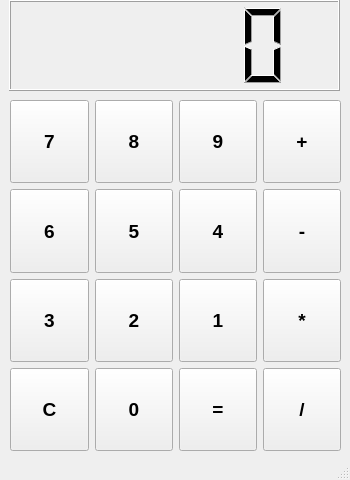
<?xml version="1.0" encoding="UTF-8"?>
<ui version="4.0">
 <class>venCalculadora</class>
 <widget class="QMainWindow" name="venCalculadora">
  <property name="geometry">
   <rect>
    <x>0</x>
    <y>0</y>
    <width>350</width>
    <height>480</height>
   </rect>
  </property>
  <property name="contextMenuPolicy">
   <enum>Qt::PreventContextMenu</enum>
  </property>
  <property name="windowTitle">
   <string>MainWindow</string>
  </property>
  <widget class="QWidget" name="centralwidget">
   <widget class="QWidget" name="verticalLayoutWidget">
    <property name="geometry">
     <rect>
      <x>9</x>
      <y>0</y>
      <width>331</width>
      <height>91</height>
     </rect>
    </property>
    <layout class="QVBoxLayout" name="verticalLayout">
     <item>
      <widget class="QLCDNumber" name="lcdNumber"/>
     </item>
    </layout>
   </widget>
   <widget class="QWidget" name="">
    <property name="geometry">
     <rect>
      <x>10</x>
      <y>100</y>
      <width>331</width>
      <height>351</height>
     </rect>
    </property>
    <property name="sizePolicy">
     <sizepolicy hsizetype="Expanding" vsizetype="Expanding">
      <horstretch>0</horstretch>
      <verstretch>0</verstretch>
     </sizepolicy>
    </property>
    <property name="font">
     <font>
      <pointsize>14</pointsize>
      <weight>75</weight>
      <bold>true</bold>
     </font>
    </property>
    <layout class="QGridLayout" name="gridLayout" rowstretch="3,3,3,3">
     <item row="3" column="1">
      <widget class="QPushButton" name="btn0">
       <property name="sizePolicy">
        <sizepolicy hsizetype="Expanding" vsizetype="Expanding">
         <horstretch>0</horstretch>
         <verstretch>0</verstretch>
        </sizepolicy>
       </property>
       <property name="font">
        <font>
         <pointsize>14</pointsize>
         <weight>75</weight>
         <bold>true</bold>
        </font>
       </property>
       <property name="text">
        <string>0</string>
       </property>
      </widget>
     </item>
     <item row="3" column="2">
      <widget class="QPushButton" name="btnIgual">
       <property name="sizePolicy">
        <sizepolicy hsizetype="Expanding" vsizetype="Expanding">
         <horstretch>0</horstretch>
         <verstretch>0</verstretch>
        </sizepolicy>
       </property>
       <property name="font">
        <font>
         <pointsize>14</pointsize>
         <weight>75</weight>
         <bold>true</bold>
        </font>
       </property>
       <property name="text">
        <string>=</string>
       </property>
      </widget>
     </item>
     <item row="3" column="3">
      <widget class="QPushButton" name="btnDiv">
       <property name="sizePolicy">
        <sizepolicy hsizetype="Expanding" vsizetype="Expanding">
         <horstretch>0</horstretch>
         <verstretch>0</verstretch>
        </sizepolicy>
       </property>
       <property name="font">
        <font>
         <pointsize>14</pointsize>
         <weight>75</weight>
         <bold>true</bold>
        </font>
       </property>
       <property name="text">
        <string>/</string>
       </property>
      </widget>
     </item>
     <item row="3" column="0">
      <widget class="QPushButton" name="btnC">
       <property name="sizePolicy">
        <sizepolicy hsizetype="Expanding" vsizetype="Expanding">
         <horstretch>0</horstretch>
         <verstretch>0</verstretch>
        </sizepolicy>
       </property>
       <property name="font">
        <font>
         <pointsize>14</pointsize>
         <weight>75</weight>
         <bold>true</bold>
        </font>
       </property>
       <property name="text">
        <string>C</string>
       </property>
      </widget>
     </item>
     <item row="0" column="0">
      <widget class="QPushButton" name="btn7">
       <property name="sizePolicy">
        <sizepolicy hsizetype="Expanding" vsizetype="Expanding">
         <horstretch>0</horstretch>
         <verstretch>0</verstretch>
        </sizepolicy>
       </property>
       <property name="font">
        <font>
         <pointsize>14</pointsize>
         <weight>75</weight>
         <bold>true</bold>
        </font>
       </property>
       <property name="text">
        <string>7</string>
       </property>
      </widget>
     </item>
     <item row="0" column="2">
      <widget class="QPushButton" name="btn9">
       <property name="sizePolicy">
        <sizepolicy hsizetype="Expanding" vsizetype="Expanding">
         <horstretch>0</horstretch>
         <verstretch>0</verstretch>
        </sizepolicy>
       </property>
       <property name="font">
        <font>
         <pointsize>14</pointsize>
         <weight>75</weight>
         <bold>true</bold>
        </font>
       </property>
       <property name="text">
        <string>9</string>
       </property>
      </widget>
     </item>
     <item row="1" column="1">
      <widget class="QPushButton" name="btn5">
       <property name="sizePolicy">
        <sizepolicy hsizetype="Expanding" vsizetype="Expanding">
         <horstretch>0</horstretch>
         <verstretch>0</verstretch>
        </sizepolicy>
       </property>
       <property name="font">
        <font>
         <pointsize>14</pointsize>
         <weight>75</weight>
         <bold>true</bold>
        </font>
       </property>
       <property name="text">
        <string>5</string>
       </property>
      </widget>
     </item>
     <item row="1" column="3">
      <widget class="QPushButton" name="btnMenos">
       <property name="sizePolicy">
        <sizepolicy hsizetype="Expanding" vsizetype="Expanding">
         <horstretch>0</horstretch>
         <verstretch>0</verstretch>
        </sizepolicy>
       </property>
       <property name="font">
        <font>
         <pointsize>14</pointsize>
         <weight>75</weight>
         <bold>true</bold>
        </font>
       </property>
       <property name="text">
        <string>-</string>
       </property>
      </widget>
     </item>
     <item row="0" column="1">
      <widget class="QPushButton" name="btn8">
       <property name="sizePolicy">
        <sizepolicy hsizetype="Expanding" vsizetype="Expanding">
         <horstretch>0</horstretch>
         <verstretch>0</verstretch>
        </sizepolicy>
       </property>
       <property name="font">
        <font>
         <pointsize>14</pointsize>
         <weight>75</weight>
         <bold>true</bold>
        </font>
       </property>
       <property name="text">
        <string>8</string>
       </property>
      </widget>
     </item>
     <item row="0" column="3">
      <widget class="QPushButton" name="btnMas">
       <property name="sizePolicy">
        <sizepolicy hsizetype="Expanding" vsizetype="Expanding">
         <horstretch>0</horstretch>
         <verstretch>0</verstretch>
        </sizepolicy>
       </property>
       <property name="font">
        <font>
         <pointsize>14</pointsize>
         <weight>75</weight>
         <bold>true</bold>
        </font>
       </property>
       <property name="text">
        <string>+</string>
       </property>
      </widget>
     </item>
     <item row="1" column="2">
      <widget class="QPushButton" name="btn4">
       <property name="sizePolicy">
        <sizepolicy hsizetype="Expanding" vsizetype="Expanding">
         <horstretch>0</horstretch>
         <verstretch>0</verstretch>
        </sizepolicy>
       </property>
       <property name="font">
        <font>
         <pointsize>14</pointsize>
         <weight>75</weight>
         <bold>true</bold>
        </font>
       </property>
       <property name="text">
        <string>4</string>
       </property>
      </widget>
     </item>
     <item row="2" column="1">
      <widget class="QPushButton" name="btn2">
       <property name="sizePolicy">
        <sizepolicy hsizetype="Expanding" vsizetype="Expanding">
         <horstretch>0</horstretch>
         <verstretch>0</verstretch>
        </sizepolicy>
       </property>
       <property name="font">
        <font>
         <pointsize>14</pointsize>
         <weight>75</weight>
         <bold>true</bold>
        </font>
       </property>
       <property name="text">
        <string>2</string>
       </property>
      </widget>
     </item>
     <item row="2" column="2">
      <widget class="QPushButton" name="btn1">
       <property name="sizePolicy">
        <sizepolicy hsizetype="Expanding" vsizetype="Expanding">
         <horstretch>0</horstretch>
         <verstretch>0</verstretch>
        </sizepolicy>
       </property>
       <property name="font">
        <font>
         <pointsize>14</pointsize>
         <weight>75</weight>
         <bold>true</bold>
        </font>
       </property>
       <property name="text">
        <string>1</string>
       </property>
      </widget>
     </item>
     <item row="2" column="3">
      <widget class="QPushButton" name="btnMulti">
       <property name="sizePolicy">
        <sizepolicy hsizetype="Expanding" vsizetype="Expanding">
         <horstretch>0</horstretch>
         <verstretch>0</verstretch>
        </sizepolicy>
       </property>
       <property name="font">
        <font>
         <pointsize>14</pointsize>
         <weight>75</weight>
         <bold>true</bold>
        </font>
       </property>
       <property name="text">
        <string>*</string>
       </property>
      </widget>
     </item>
     <item row="2" column="0">
      <widget class="QPushButton" name="btn3">
       <property name="sizePolicy">
        <sizepolicy hsizetype="Expanding" vsizetype="Expanding">
         <horstretch>0</horstretch>
         <verstretch>0</verstretch>
        </sizepolicy>
       </property>
       <property name="font">
        <font>
         <pointsize>14</pointsize>
         <weight>75</weight>
         <bold>true</bold>
        </font>
       </property>
       <property name="text">
        <string>3</string>
       </property>
      </widget>
     </item>
     <item row="1" column="0">
      <widget class="QPushButton" name="btn6">
       <property name="sizePolicy">
        <sizepolicy hsizetype="Expanding" vsizetype="Expanding">
         <horstretch>0</horstretch>
         <verstretch>0</verstretch>
        </sizepolicy>
       </property>
       <property name="font">
        <font>
         <pointsize>14</pointsize>
         <weight>75</weight>
         <bold>true</bold>
        </font>
       </property>
       <property name="text">
        <string>6</string>
       </property>
      </widget>
     </item>
    </layout>
   </widget>
  </widget>
  <widget class="QMenuBar" name="menubar">
   <property name="geometry">
    <rect>
     <x>0</x>
     <y>0</y>
     <width>350</width>
     <height>21</height>
    </rect>
   </property>
  </widget>
  <widget class="QStatusBar" name="statusbar"/>
 </widget>
 <resources/>
 <connections/>
</ui>
